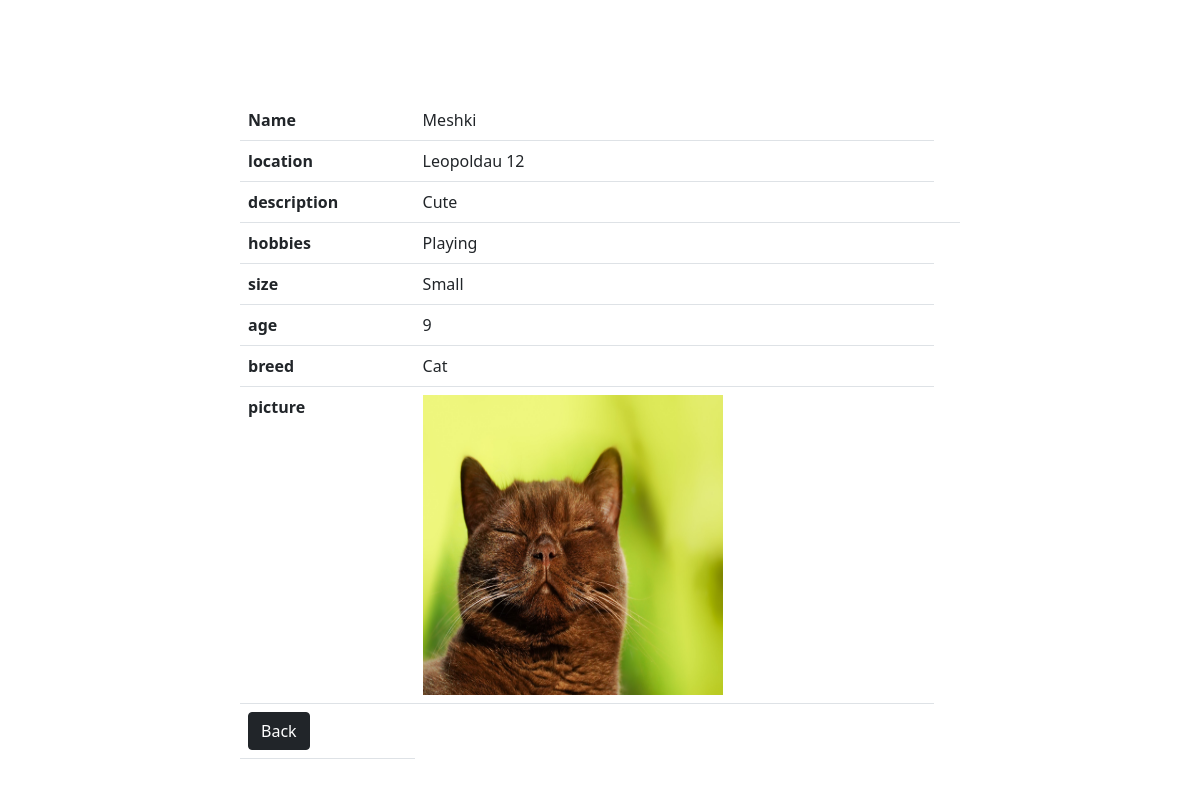
/info.php?id=6&previouse_page=home (signed in), run on the app's committed database.
### tables this page shows
CREATE TABLE `animals` (
  `id` int(11) NOT NULL,
  `name` varchar(255) NOT NULL,
  `location` varchar(255) NOT NULL,
  `description` varchar(255) NOT NULL,
  `hobbies` varchar(255) NOT NULL,
  `size` varchar(255) NOT NULL,
  `age` int(11) NOT NULL,
  `breed` varchar(255) NOT NULL,
  `pic_animal` varchar(255) DEFAULT NULL
);

### info.php (the view, shortened to what this page needs)
<?php
require_once 'components/db_connect.php';
if (isset($_GET['id'])) {
    $id = $_GET['id'];
    $sql = "SELECT * FROM animals WHERE id = {$id}";
    $result = mysqli_query($connect, $sql);
    if (mysqli_num_rows($result) == 1) {
        $data = mysqli_fetch_assoc($result);
        $name = $data['name'];
        $location = $data['location'];
        $description = $data['description'];
        $hobbies = $data['hobbies'];
        $size = $data['size'];
        $age = $data['age'];
        $breed = $data['breed'];
        $pic_animal = $data['pic_animal'];
    }
}
?>
<!DOCTYPE html>
<html>
    <head>
        <?php require_once 'components/boot.php'?>
    </head>
    <body>
        <fieldset>
            <form action="actions/a_update.php?id=<?php echo $id ?>" method= "post" enctype="multipart/form-data">
                <table class='table'>
                    <tr>
                        <th>Name</th>
                        <td><?php echo $name ?></td>
                    </tr>
                    <tr>
                        <th>location</th>
                        <td><?php echo $location ?></td>
                    </tr>
                    <tr>
                        <th>description</th>
                        <td><?php echo $description ?><td>
                    </tr>
                    <tr>
                        <th>hobbies</th>
                        <td><?php echo $hobbies ?></td>
                    </tr>
                    <tr>
                        <th>size</th>
                        <td><?php echo $size ?></td>
                    </tr>
                    <tr>
                        <th>age</th>
                        <td><?php echo $age ?></td>
                    </tr>
                    <tr>
                        <th>breed</th>
                        <td><?php echo $breed ?></td>
                    </tr>
                    <tr>
                        <th>picture</th>
                        <td><img  style="width:300px;height:300px;" src="animals/pictures/<?php echo $pic_animal ?>"/></td>
                    </tr>
                    <tr>
                        <?php
                        if($_GET["previouse_page"] == "home")
                        {
                            echo '<td><a href="home.php" name="submit" class="btn btn-dark" type="submit">Back</a></td>';
                        }
                        else{
                            echo '<td><a href="animals/senior.php" name="submit" class="btn btn-dark" type="submit">Back</a></td>';
                        }
                        ?>
                    </tr>
                </table>
            </form>
        </fieldset>
    </body>
</html>

### info.php (style rules this page uses)
fieldset { margin: auto; margin-top: 100px; width: 60% ; }

### data on the page
animals: name "Meshki", location "Leopoldau 12", description "Cute", hobbies "Playing", size "Small", age "9", breed "Cat", pic_animal (picture)
